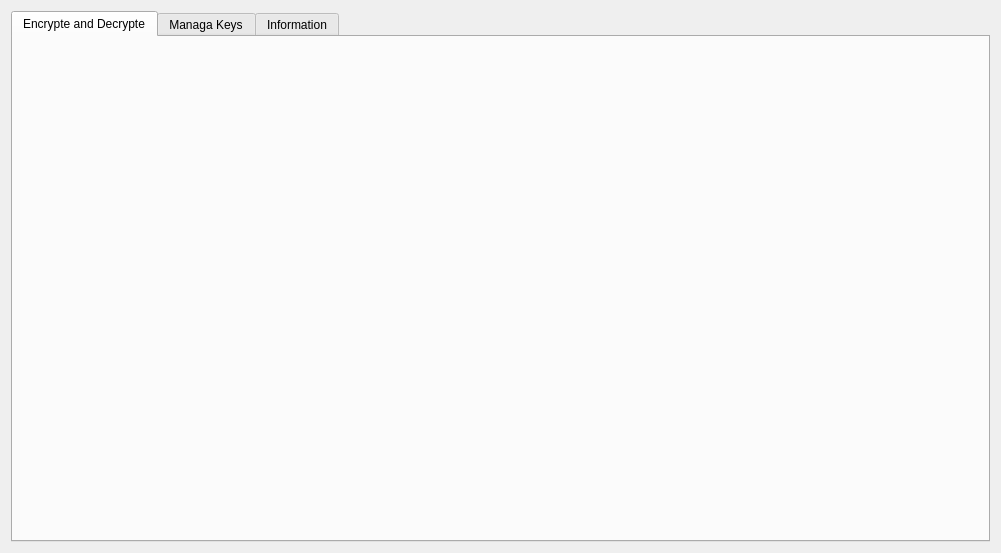
<?xml version="1.0" encoding="UTF-8"?>
<ui version="4.0">
 <class>Form</class>
 <widget class="QWidget" name="Form">
  <property name="geometry">
   <rect>
    <x>0</x>
    <y>0</y>
    <width>1001</width>
    <height>553</height>
   </rect>
  </property>
  <property name="windowTitle">
   <string>Form</string>
  </property>
  <layout class="QGridLayout" name="gridLayout">
   <item row="0" column="0">
    <widget class="QTabWidget" name="tabWidget">
     <property name="currentIndex">
      <number>0</number>
     </property>
     <widget class="QWidget" name="tab">
      <attribute name="title">
       <string>Encrypte and Decrypte</string>
      </attribute>
     </widget>
     <widget class="QWidget" name="tab_2">
      <attribute name="title">
       <string>Managa Keys</string>
      </attribute>
     </widget>
     <widget class="QWidget" name="tab_3">
      <attribute name="title">
       <string>Information</string>
      </attribute>
      <layout class="QGridLayout" name="gridLayout_2">
       <item row="0" column="0">
        <widget class="QTextBrowser" name="textBrowser">
         <property name="html">
          <string>&lt;!DOCTYPE HTML PUBLIC &quot;-//W3C//DTD HTML 4.0//EN&quot; &quot;http://www.w3.org/TR/REC-html40/strict.dtd&quot;&gt;
&lt;html&gt;&lt;head&gt;&lt;meta name=&quot;qrichtext&quot; content=&quot;1&quot; /&gt;&lt;style type=&quot;text/css&quot;&gt;
p, li { white-space: pre-wrap; }
&lt;/style&gt;&lt;/head&gt;&lt;body style=&quot; font-family:'Cantarell'; font-size:11pt; font-weight:400; font-style:normal;&quot;&gt;
&lt;p style=&quot; margin-top:0px; margin-bottom:0px; margin-left:0px; margin-right:0px; -qt-block-indent:0; text-indent:0px;&quot;&gt;&lt;span style=&quot; font-weight:600; text-decoration: underline;&quot;&gt;RSA-4096 File Encypter&lt;/span&gt;&lt;/p&gt;
&lt;p style=&quot;-qt-paragraph-type:empty; margin-top:0px; margin-bottom:0px; margin-left:0px; margin-right:0px; -qt-block-indent:0; text-indent:0px; font-weight:600; text-decoration: underline;&quot;&gt;&lt;br /&gt;&lt;/p&gt;
&lt;p style=&quot;-qt-paragraph-type:empty; margin-top:0px; margin-bottom:0px; margin-left:0px; margin-right:0px; -qt-block-indent:0; text-indent:0px; font-weight:600; text-decoration: underline;&quot;&gt;&lt;br /&gt;&lt;/p&gt;
&lt;p style=&quot; margin-top:0px; margin-bottom:0px; margin-left:0px; margin-right:0px; -qt-block-indent:0; text-indent:0px;&quot;&gt;[ ENGLISH ]:&lt;/p&gt;
&lt;p style=&quot;-qt-paragraph-type:empty; margin-top:0px; margin-bottom:0px; margin-left:0px; margin-right:0px; -qt-block-indent:0; text-indent:0px;&quot;&gt;&lt;br /&gt;&lt;/p&gt;
&lt;p style=&quot; margin-top:0px; margin-bottom:0px; margin-left:0px; margin-right:0px; -qt-block-indent:0; text-indent:0px;&quot;&gt;RSA is a popular public-key encryption algorithm used for encryption and digital signatures. RSA 4096 utilizes a key length of 4096 bits, providing a high level of security. This ensures strong encryption and is compatible with modern cryptographic standards. RSA 4096 is commonly used for securely transmitting and storing sensitive data.&lt;/p&gt;
&lt;p style=&quot;-qt-paragraph-type:empty; margin-top:0px; margin-bottom:0px; margin-left:0px; margin-right:0px; -qt-block-indent:0; text-indent:0px;&quot;&gt;&lt;br /&gt;&lt;/p&gt;
&lt;p style=&quot;-qt-paragraph-type:empty; margin-top:0px; margin-bottom:0px; margin-left:0px; margin-right:0px; -qt-block-indent:0; text-indent:0px;&quot;&gt;&lt;br /&gt;&lt;/p&gt;
&lt;p style=&quot; margin-top:0px; margin-bottom:0px; margin-left:0px; margin-right:0px; -qt-block-indent:0; text-indent:0px;&quot;&gt;[ TURKISH ]:&lt;/p&gt;
&lt;p style=&quot;-qt-paragraph-type:empty; margin-top:0px; margin-bottom:0px; margin-left:0px; margin-right:0px; -qt-block-indent:0; text-indent:0px;&quot;&gt;&lt;br /&gt;&lt;/p&gt;
&lt;p style=&quot; margin-top:0px; margin-bottom:0px; margin-left:0px; margin-right:0px; -qt-block-indent:0; text-indent:0px;&quot;&gt;RSA, şifreleme ve dijital imza için kullanılan popüler bir açık anahtarlı şifreleme algoritmasıdır. RSA 4096, güvenlik seviyesi yüksek olan 4096 bitlik bir anahtar uzunluğu kullanır. Bu, çok güçlü bir şifreleme sağlar ve modern kriptografik standartlarla uyumludur. RSA 4096, hassas verilerin güvenli bir şekilde iletilmesi ve saklanması için yaygın olarak kullanılır.&lt;/p&gt;
&lt;p style=&quot; margin-top:0px; margin-bottom:0px; margin-left:0px; margin-right:0px; -qt-block-indent:0; text-indent:0px;&quot;&gt;&lt;br /&gt;&lt;/p&gt;
&lt;p style=&quot;-qt-paragraph-type:empty; margin-top:0px; margin-bottom:0px; margin-left:0px; margin-right:0px; -qt-block-indent:0; text-indent:0px; font-weight:600; text-decoration: underline;&quot;&gt;&lt;br /&gt;&lt;/p&gt;
&lt;p style=&quot;-qt-paragraph-type:empty; margin-top:0px; margin-bottom:0px; margin-left:0px; margin-right:0px; -qt-block-indent:0; text-indent:0px; font-weight:600; text-decoration: underline;&quot;&gt;&lt;br /&gt;&lt;/p&gt;&lt;/body&gt;&lt;/html&gt;</string>
         </property>
        </widget>
       </item>
      </layout>
     </widget>
    </widget>
   </item>
  </layout>
 </widget>
 <resources/>
 <connections/>
</ui>
